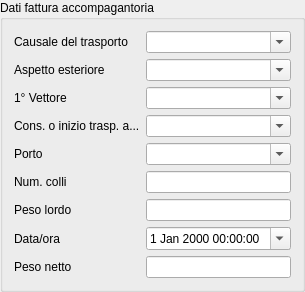
        <widget class="QGroupBox" name="dati_fattura_accompagnatoria">
         <property name="title">
          <string>Dati fattura accompagantoria</string>
         </property>
         <layout class="QGridLayout" name="gridLayout_5">
          <item row="0" column="0">
           <widget class="QLabel" name="label_4">
            <property name="text">
             <string>Causale del trasporto</string>
            </property>
           </widget>
          </item>
          <item row="0" column="1">
           <widget class="QComboBox" name="causali">
            <property name="editable">
             <bool>true</bool>
            </property>
           </widget>
          </item>
          <item row="1" column="0">
           <widget class="QLabel" name="label_5">
            <property name="text">
             <string>Aspetto esteriore</string>
            </property>
           </widget>
          </item>
          <item row="1" column="1">
           <widget class="QComboBox" name="aspetto_est">
            <property name="editable">
             <bool>true</bool>
            </property>
           </widget>
          </item>
          <item row="2" column="0">
           <widget class="QLabel" name="label_6">
            <property name="text">
             <string>1° Vettore</string>
            </property>
           </widget>
          </item>
          <item row="2" column="1">
           <widget class="QComboBox" name="vettore">
            <property name="editable">
             <bool>true</bool>
            </property>
           </widget>
          </item>
          <item row="3" column="0">
           <widget class="QLabel" name="label_7">
            <property name="text">
             <string>Cons. o inizio trasp. a...</string>
            </property>
           </widget>
          </item>
          <item row="3" column="1">
           <widget class="QComboBox" name="consegna">
            <property name="editable">
             <bool>true</bool>
            </property>
           </widget>
          </item>
          <item row="4" column="0">
           <widget class="QLabel" name="label_8">
            <property name="text">
             <string>Porto</string>
            </property>
           </widget>
          </item>
          <item row="4" column="1">
           <widget class="QComboBox" name="porto_ass">
            <property name="editable">
             <bool>true</bool>
            </property>
           </widget>
          </item>
          <item row="5" column="0">
           <widget class="QLabel" name="label_9">
            <property name="text">
             <string>Num. colli</string>
            </property>
           </widget>
          </item>
          <item row="5" column="1">
           <widget class="QLineEdit" name="num_colli"/>
          </item>
          <item row="6" column="0">
           <widget class="QLabel" name="label_10">
            <property name="text">
             <string>Peso lordo</string>
            </property>
           </widget>
          </item>
          <item row="6" column="1">
           <widget class="QLineEdit" name="peso_lordo"/>
          </item>
          <item row="7" column="0">
           <widget class="QLabel" name="label_11">
            <property name="text">
             <string>Data/ora</string>
            </property>
           </widget>
          </item>
          <item row="7" column="1">
           <widget class="QDateTimeEdit" name="data_ora">
            <property name="calendarPopup">
             <bool>true</bool>
            </property>
           </widget>
          </item>
          <item row="8" column="0">
           <widget class="QLabel" name="label_12">
            <property name="text">
             <string>Peso netto</string>
            </property>
           </widget>
          </item>
          <item row="8" column="1">
           <widget class="QLineEdit" name="peso_netto"/>
          </item>
         </layout>
        </widget>
